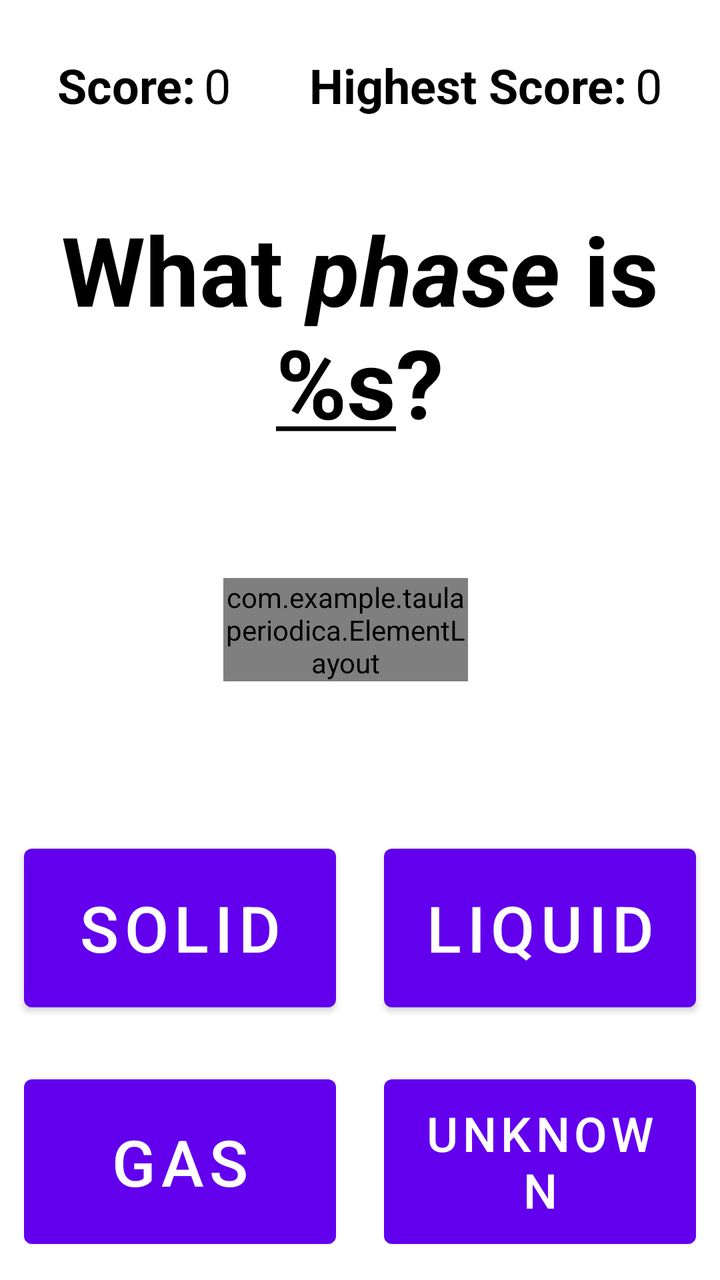
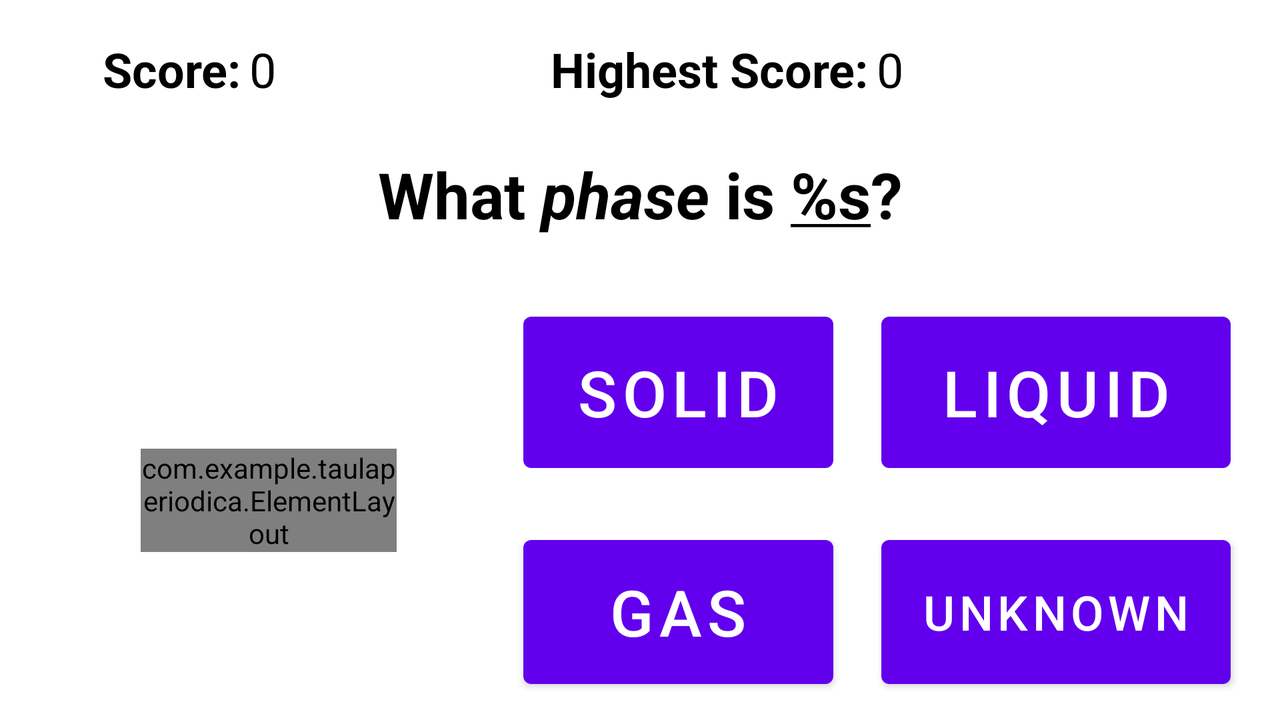

The same Android screen from two of the app's own layout files: first res/layout/ as a phone draws it, then the repository's variant for another configuration, drawn on a device whose configuration selects that folder. Both files follow.
<!-- AndroidManifest.xml: application theme Theme.TaulaPeriodica -->
<!-- res/layout/activity_kahoot.xml -->
<?xml version="1.0" encoding="utf-8"?>
<androidx.constraintlayout.widget.ConstraintLayout xmlns:android="http://schemas.android.com/apk/res/android"
    xmlns:app="http://schemas.android.com/apk/res-auto"
    xmlns:tools="http://schemas.android.com/tools"
    android:layout_width="match_parent"
    android:layout_height="match_parent"
    tools:context=".KahootActivity">

    <com.example.taulaperiodica.ElementLayout
        android:id="@+id/elementViewOnce"
        android:layout_width="0dp"
        android:layout_height="wrap_content"
        android:background="@color/bg_unknown"
        app:layout_constraintBottom_toTopOf="@+id/guideline20"
        app:layout_constraintEnd_toStartOf="@+id/guideline18"
        app:layout_constraintStart_toStartOf="@+id/guideline19"
        app:layout_constraintTop_toBottomOf="@+id/tvTitleKahoot">

        <androidx.constraintlayout.widget.Guideline
            android:id="@+id/guideline7"
            android:layout_width="wrap_content"
            android:layout_height="wrap_content"
            android:orientation="vertical"
            app:layout_constraintGuide_percent="0.15" />

        <TextView
            android:id="@+id/tvPes"
            style="@style/textElementLayout"
            android:layout_marginBottom="16dp"
            android:text="47"
            app:layout_constraintBottom_toBottomOf="parent"
            app:layout_constraintStart_toStartOf="@+id/guideline7"
            app:layout_constraintTop_toBottomOf="@+id/tvName" />

        <TextView
            android:id="@+id/tvNumber"
            style="@style/textElementLayout"
            android:layout_marginTop="16dp"
            android:text="1"
            app:layout_constraintStart_toStartOf="@+id/guideline7"
            app:layout_constraintTop_toTopOf="parent"
            tools:layout_editor_absoluteX="34dp" />

        <TextView
            android:id="@+id/tvSymbol"
            style="@style/textElementLayout"
            android:text="H"
            android:textColor="@color/phase_unkown"
            android:textSize="34sp"
            app:layout_constraintStart_toStartOf="@+id/guideline7"
            app:layout_constraintTop_toBottomOf="@+id/tvNumber" />

        <TextView
            android:id="@+id/tvName"
            style="@style/textElementLayout"
            android:text="Hidrogen"
            app:layout_constraintStart_toStartOf="@+id/guideline7"
            app:layout_constraintTop_toBottomOf="@+id/tvSymbol" />

    </com.example.taulaperiodica.ElementLayout>

    <androidx.constraintlayout.widget.Guideline
        android:id="@+id/guideline17"
        android:layout_width="wrap_content"
        android:layout_height="wrap_content"
        android:orientation="horizontal"
        app:layout_constraintGuide_percent="0.16" />

    <androidx.constraintlayout.widget.Guideline
        android:id="@+id/guideline18"
        android:layout_width="wrap_content"
        android:layout_height="wrap_content"
        android:orientation="vertical"
        app:layout_constraintGuide_percent="0.65" />

    <androidx.constraintlayout.widget.Guideline
        android:id="@+id/guideline19"
        android:layout_width="wrap_content"
        android:layout_height="wrap_content"
        android:orientation="vertical"
        app:layout_constraintGuide_percent="0.31" />

    <TextView
        android:id="@+id/tvTitleKahoot"
        style="@style/textTitleKahoot"
        android:layout_width="wrap_content"
        android:layout_height="wrap_content"
        android:layout_marginStart="16dp"
        android:layout_marginEnd="16dp"
        android:gravity="center"
        android:text="@string/title_kahoot"
        android:textAlignment="center"
        app:layout_constraintEnd_toEndOf="parent"
        app:layout_constraintStart_toStartOf="parent"
        app:layout_constraintTop_toTopOf="@+id/guideline17" />

    <androidx.constraintlayout.widget.Guideline
        android:id="@+id/guideline20"
        android:layout_width="wrap_content"
        android:layout_height="wrap_content"
        android:orientation="horizontal"
        app:layout_constraintGuide_percent="0.6347469" />

    <androidx.constraintlayout.widget.Guideline
        android:id="@+id/guideline21"
        android:layout_width="wrap_content"
        android:layout_height="wrap_content"
        android:orientation="horizontal"
        app:layout_constraintGuide_percent="0.815" />

    <androidx.constraintlayout.widget.Guideline
        android:id="@+id/guideline22"
        android:layout_width="wrap_content"
        android:layout_height="wrap_content"
        android:orientation="vertical"
        app:layout_constraintGuide_percent="0.50" />

    <Button
        android:id="@+id/btnSolid"
        style="@style/btnKahoot"
        android:layout_width="0dp"
        android:layout_height="0dp"
        android:text="@string/phase_solid"
        app:layout_constraintBottom_toTopOf="@+id/guideline21"
        app:layout_constraintEnd_toStartOf="@+id/guideline22"
        app:layout_constraintStart_toStartOf="parent"
        app:layout_constraintTop_toTopOf="@+id/guideline20" />

    <Button
        android:id="@+id/btnLiquid"
        style="@style/btnKahoot"
        android:layout_width="0dp"
        android:layout_height="0dp"
        android:text="@string/phase_liquid"
        app:layout_constraintBottom_toTopOf="@+id/guideline21"
        app:layout_constraintEnd_toEndOf="parent"
        app:layout_constraintStart_toStartOf="@+id/guideline22"
        app:layout_constraintTop_toTopOf="@+id/guideline20" />

    <Button
        android:id="@+id/btnGas"
        style="@style/btnKahoot"
        android:layout_width="0dp"
        android:layout_height="0dp"
        android:text="@string/phase_gas"
        app:layout_constraintBottom_toBottomOf="parent"
        app:layout_constraintEnd_toStartOf="@+id/guideline22"
        app:layout_constraintStart_toStartOf="parent"
        app:layout_constraintTop_toTopOf="@+id/guideline21" />

    <Button
        android:id="@+id/btnUnknown"
        style="@style/btnKahoot"
        android:layout_width="0dp"
        android:layout_height="0dp"
        android:text="@string/phase_unknown"
        android:textSize="24sp"
        app:layout_constraintBottom_toBottomOf="parent"
        app:layout_constraintEnd_toEndOf="parent"
        app:layout_constraintStart_toStartOf="@+id/guideline22"
        app:layout_constraintTop_toTopOf="@+id/guideline21" />

    <androidx.constraintlayout.widget.Guideline
        android:id="@+id/guideline23"
        android:layout_width="wrap_content"
        android:layout_height="wrap_content"
        android:orientation="vertical"
        app:layout_constraintGuide_percent="0.08" />

    <androidx.constraintlayout.widget.Guideline
        android:id="@+id/guideline24"
        android:layout_width="wrap_content"
        android:layout_height="wrap_content"
        android:orientation="vertical"
        app:layout_constraintGuide_percent="0.43" />

    <TextView
        android:id="@+id/tvScoreTitle"
        style="@style/textTitleScore"
        android:layout_width="wrap_content"
        android:layout_height="wrap_content"
        android:text="@string/score"
        app:layout_constraintStart_toStartOf="@+id/guideline23"
        app:layout_constraintTop_toTopOf="@+id/guideline25" />

    <TextView
        android:id="@+id/tvScore"
        style="@style/textContentScore"
        android:layout_width="0dp"
        android:layout_height="wrap_content"
        android:layout_marginStart="4dp"
        android:layout_marginEnd="8dp"
        android:text="0"
        app:layout_constraintEnd_toStartOf="@+id/guideline24"
        app:layout_constraintStart_toEndOf="@+id/tvScoreTitle"
        app:layout_constraintTop_toTopOf="@+id/guideline25" />

    <androidx.constraintlayout.widget.Guideline
        android:id="@+id/guideline25"
        android:layout_width="wrap_content"
        android:layout_height="wrap_content"
        android:orientation="horizontal"
        app:layout_constraintGuide_percent="0.02872777" />

    <TextView
        android:id="@+id/tvHighestScoreTitle"
        style="@style/textTitleScore"
        android:layout_width="wrap_content"
        android:layout_height="wrap_content"
        android:text="@string/highest_score"
        app:layout_constraintStart_toStartOf="@+id/guideline24"
        app:layout_constraintTop_toTopOf="@+id/guideline25" />

    <TextView
        android:id="@+id/tvHighestScore"
        style="@style/textContentScore"
        android:layout_width="0dp"
        android:layout_height="wrap_content"
        android:layout_marginStart="4dp"
        android:layout_marginEnd="8dp"
        android:text="0"
        app:layout_constraintEnd_toEndOf="parent"
        app:layout_constraintStart_toEndOf="@+id/tvHighestScoreTitle"
        app:layout_constraintTop_toTopOf="@+id/guideline25" />
</androidx.constraintlayout.widget.ConstraintLayout>
<!-- resources referenced by this layout -->
<resources>
  <color name="bg_unknown">#222222</color>
  <color name="phase_unkown">#777777</color>
  <string name="highest_score">Highest Score: </string>
  <string name="phase_gas">Gas</string>
  <string name="phase_liquid">Liquid</string>
  <string name="phase_solid">Solid</string>
  <string name="phase_unknown">Unknown</string>
  <string name="score">Score: </string>
  <string name="title_kahoot">What <i>phase</i> is <u>%s</u>?</string>
  <style name="btnKahoot" parent="Widget.MaterialComponents.Button">
          <item name="android:textColor">@color/white</item>
          <item name="android:layout_width">0dp</item>
          <item name="android:textSize">32sp</item>
          <item name="android:height">0dp</item>
          <item name="android:inset">0dp</item>
          <item name="android:layout_marginStart">12dp</item>
          <item name="android:layout_marginTop">12dp</item>
          <item name="android:layout_marginEnd">12dp</item>
          <item name="android:layout_marginBottom">12dp</item>
      </style>
  <style name="textContentScore" parent="textContentElements">
          <item name="android:textSize">24sp</item>
      </style>
  <style name="textElementLayout" parent="Widget.MaterialComponents.TextView">
          <item name="android:textColor">@color/white</item>
          <item name="android:layout_marginTop">4dp</item>
          <item name="android:layout_width">wrap_content</item>
          <item name="android:layout_height">wrap_content</item>
          <item name="android:textSize">16sp</item>
      </style>
  <style name="textTitleKahoot" parent="Widget.MaterialComponents.TextView">
          <item name="android:textColor">@color/text_color</item>
          <item name="android:textStyle">bold</item>
          <item name="android:textSize">48sp</item>
      </style>
  <style name="textTitleScore" parent="textTitleElements">
          <item name="android:textSize">24sp</item>
      </style>
  <style name="Theme.TaulaPeriodica" parent="Theme.MaterialComponents.DayNight.DarkActionBar">
          
          <item name="colorPrimary">@color/purple_500</item>
          <item name="colorPrimaryVariant">@color/purple_700</item>
          <item name="colorOnPrimary">@color/white</item>
          
          <item name="colorSecondary">@color/teal_200</item>
          <item name="colorSecondaryVariant">@color/teal_700</item>
          <item name="colorOnSecondary">@color/black</item>
          
          <item name="android:statusBarColor">?attr/colorPrimaryVariant</item>
          
      </style>
  <color name="white">#FFFFFFFF</color>
  <style name="textContentElements" parent="Widget.MaterialComponents.TextView">
          <item name="android:textColor">@color/text_color</item>
          <item name="android:layout_marginStart">12dp</item>
          <item name="android:layout_marginTop">8dp</item>
          <item name="android:layout_width">0dp</item>
          <item name="android:layout_height">wrap_content</item>
      </style>
  <color name="text_color">@color/black</color>
  <style name="textTitleElements" parent="Widget.MaterialComponents.TextView">
          <item name="android:textColor">@color/text_color</item>
          <item name="android:textStyle">bold</item>
          <item name="android:layout_marginTop">8dp</item>
          <item name="android:layout_width">wrap_content</item>
          <item name="android:layout_height">wrap_content</item>
      </style>
  <color name="purple_500">#FF6200EE</color>
  <color name="purple_700">#FF3700B3</color>
  <color name="teal_200">#FF03DAC5</color>
  <color name="teal_700">#FF018786</color>
  <color name="black">#FF000000</color>
</resources>
<!-- res/layout-land/activity_kahoot.xml (the repository's variant of the layout above) -->
<!-- drawn on the phone turned sideways -->
<?xml version="1.0" encoding="utf-8"?>
<androidx.constraintlayout.widget.ConstraintLayout xmlns:android="http://schemas.android.com/apk/res/android"
    xmlns:app="http://schemas.android.com/apk/res-auto"
    xmlns:tools="http://schemas.android.com/tools"
    android:layout_width="match_parent"
    android:layout_height="match_parent"
    tools:context=".KahootActivity">

    <com.example.taulaperiodica.ElementLayout
        android:id="@+id/elementViewOnce"
        android:layout_width="0dp"
        android:layout_height="wrap_content"
        android:background="@color/bg_unknown"
        app:layout_constraintBottom_toBottomOf="parent"
        app:layout_constraintEnd_toStartOf="@+id/guideline18"
        app:layout_constraintHorizontal_bias="1.0"
        app:layout_constraintStart_toStartOf="@+id/guideline19"
        app:layout_constraintTop_toTopOf="@+id/guideline20">

        <androidx.constraintlayout.widget.Guideline
            android:id="@+id/guideline7"
            android:layout_width="wrap_content"
            android:layout_height="wrap_content"
            android:orientation="vertical"
            app:layout_constraintGuide_percent="0.15" />

        <TextView
            android:id="@+id/tvPes"
            style="@style/textElementLayout"
            android:layout_marginBottom="16dp"
            android:text="47"
            app:layout_constraintBottom_toBottomOf="parent"
            app:layout_constraintStart_toStartOf="@+id/guideline7"
            app:layout_constraintTop_toBottomOf="@+id/tvName" />

        <TextView
            android:id="@+id/tvNumber"
            style="@style/textElementLayout"
            android:layout_marginTop="16dp"
            android:text="1"
            app:layout_constraintStart_toStartOf="@+id/guideline7"
            app:layout_constraintTop_toTopOf="parent"
            tools:layout_editor_absoluteX="34dp" />

        <TextView
            android:id="@+id/tvSymbol"
            style="@style/textElementLayout"
            android:text="H"
            android:textColor="@color/phase_unkown"
            android:textSize="34sp"
            app:layout_constraintStart_toStartOf="@+id/guideline7"
            app:layout_constraintTop_toBottomOf="@+id/tvNumber" />

        <TextView
            android:id="@+id/tvName"
            style="@style/textElementLayout"
            android:text="Hidrogen"
            app:layout_constraintStart_toStartOf="@+id/guideline7"
            app:layout_constraintTop_toBottomOf="@+id/tvSymbol" />

    </com.example.taulaperiodica.ElementLayout>

    <androidx.constraintlayout.widget.Guideline
        android:id="@+id/guideline17"
        android:layout_width="wrap_content"
        android:layout_height="wrap_content"
        android:orientation="horizontal"
        app:layout_constraintGuide_percent="0.15" />

    <androidx.constraintlayout.widget.Guideline
        android:id="@+id/guideline18"
        android:layout_width="wrap_content"
        android:layout_height="wrap_content"
        android:orientation="vertical"
        app:layout_constraintGuide_percent="0.31" />

    <androidx.constraintlayout.widget.Guideline
        android:id="@+id/guideline19"
        android:layout_width="wrap_content"
        android:layout_height="wrap_content"
        android:orientation="vertical"
        app:layout_constraintGuide_percent="0.11" />

    <TextView
        android:id="@+id/tvTitleKahoot"
        style="@style/textTitleKahoot"
        android:layout_width="wrap_content"
        android:layout_height="wrap_content"
        android:layout_marginStart="8dp"
        android:layout_marginEnd="8dp"
        android:gravity="center"
        android:text="@string/title_kahoot"
        android:textAlignment="center"
        android:textSize="32sp"
        app:layout_constraintBottom_toTopOf="@+id/guideline20"
        app:layout_constraintEnd_toEndOf="parent"
        app:layout_constraintStart_toStartOf="parent"
        app:layout_constraintTop_toTopOf="@+id/guideline17" />

    <androidx.constraintlayout.widget.Guideline
        android:id="@+id/guideline20"
        android:layout_width="wrap_content"
        android:layout_height="wrap_content"
        android:orientation="horizontal"
        app:layout_constraintGuide_percent="0.39" />

    <androidx.constraintlayout.widget.Guideline
        android:id="@+id/guideline21"
        android:layout_width="wrap_content"
        android:layout_height="wrap_content"
        android:orientation="horizontal"
        app:layout_constraintGuide_percent="0.7" />

    <androidx.constraintlayout.widget.Guideline
        android:id="@+id/guideline22"
        android:layout_width="wrap_content"
        android:layout_height="wrap_content"
        android:orientation="vertical"
        app:layout_constraintGuide_percent="0.67" />

    <Button
        android:id="@+id/btnSolid"
        style="@style/btnKahoot"
        android:layout_width="0dp"
        android:layout_height="0dp"
        android:text="@string/phase_solid"
        app:layout_constraintBottom_toTopOf="@+id/guideline21"
        app:layout_constraintEnd_toStartOf="@+id/guideline22"
        app:layout_constraintStart_toStartOf="@+id/guideline26"
        app:layout_constraintTop_toTopOf="@+id/guideline20" />

    <Button
        android:id="@+id/btnLiquid"
        style="@style/btnKahoot"
        android:layout_width="0dp"
        android:layout_height="0dp"
        android:text="@string/phase_liquid"
        app:layout_constraintBottom_toTopOf="@+id/guideline21"
        app:layout_constraintEnd_toStartOf="@+id/guideline27"
        app:layout_constraintStart_toStartOf="@+id/guideline22"
        app:layout_constraintTop_toTopOf="@+id/guideline20" />

    <Button
        android:id="@+id/btnGas"
        style="@style/btnKahoot"
        android:layout_width="0dp"
        android:layout_height="0dp"
        android:text="@string/phase_gas"
        app:layout_constraintBottom_toBottomOf="parent"
        app:layout_constraintEnd_toStartOf="@+id/guideline22"
        app:layout_constraintStart_toStartOf="@+id/guideline26"
        app:layout_constraintTop_toTopOf="@+id/guideline21" />

    <Button
        android:id="@+id/btnUnknown"
        style="@style/btnKahoot"
        android:layout_width="0dp"
        android:layout_height="0dp"
        android:text="@string/phase_unknown"
        android:textSize="24sp"
        app:layout_constraintBottom_toBottomOf="parent"
        app:layout_constraintEnd_toStartOf="@+id/guideline27"
        app:layout_constraintStart_toStartOf="@+id/guideline22"
        app:layout_constraintTop_toTopOf="@+id/guideline21" />

    <androidx.constraintlayout.widget.Guideline
        android:id="@+id/guideline23"
        android:layout_width="wrap_content"
        android:layout_height="wrap_content"
        android:orientation="vertical"
        app:layout_constraintGuide_percent="0.08" />

    <androidx.constraintlayout.widget.Guideline
        android:id="@+id/guideline24"
        android:layout_width="wrap_content"
        android:layout_height="wrap_content"
        android:orientation="vertical"
        app:layout_constraintGuide_percent="0.43" />

    <TextView
        android:id="@+id/tvScoreTitle"
        style="@style/textTitleScore"
        android:layout_width="wrap_content"
        android:layout_height="wrap_content"
        android:text="@string/score"
        app:layout_constraintStart_toStartOf="@+id/guideline23"
        app:layout_constraintTop_toTopOf="@+id/guideline25" />

    <TextView
        android:id="@+id/tvScore"
        style="@style/textContentScore"
        android:layout_width="0dp"
        android:layout_height="wrap_content"
        android:layout_marginStart="4dp"
        android:layout_marginEnd="8dp"
        android:text="0"
        app:layout_constraintEnd_toStartOf="@+id/guideline24"
        app:layout_constraintStart_toEndOf="@+id/tvScoreTitle"
        app:layout_constraintTop_toTopOf="@+id/guideline25" />

    <androidx.constraintlayout.widget.Guideline
        android:id="@+id/guideline25"
        android:layout_width="wrap_content"
        android:layout_height="wrap_content"
        android:orientation="horizontal"
        app:layout_constraintGuide_percent="0.02872777" />

    <TextView
        android:id="@+id/tvHighestScoreTitle"
        style="@style/textTitleScore"
        android:layout_width="wrap_content"
        android:layout_height="wrap_content"
        android:text="@string/highest_score"
        app:layout_constraintStart_toStartOf="@+id/guideline24"
        app:layout_constraintTop_toTopOf="@+id/guideline25" />

    <TextView
        android:id="@+id/tvHighestScore"
        style="@style/textContentScore"
        android:layout_width="0dp"
        android:layout_height="wrap_content"
        android:layout_marginStart="4dp"
        android:layout_marginEnd="8dp"
        android:text="0"
        app:layout_constraintEnd_toEndOf="parent"
        app:layout_constraintStart_toEndOf="@+id/tvHighestScoreTitle"
        app:layout_constraintTop_toTopOf="@+id/guideline25" />

    <androidx.constraintlayout.widget.Guideline
        android:id="@+id/guideline26"
        android:layout_width="wrap_content"
        android:layout_height="wrap_content"
        android:orientation="vertical"
        app:layout_constraintGuide_percent="0.39" />

    <androidx.constraintlayout.widget.Guideline
        android:id="@+id/guideline27"
        android:layout_width="wrap_content"
        android:layout_height="wrap_content"
        android:orientation="vertical"
        app:layout_constraintGuide_percent="0.98" />
</androidx.constraintlayout.widget.ConstraintLayout>
